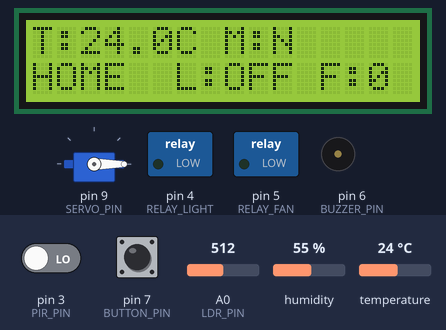
Recording of a sketch running on a simulated Arduino Uno, built with avr-gcc and run on an emulated ATmega328P. On the bench: servo, 16×2 character LCD, switched loads named in the sketch (green lamp = pin HIGH), buzzer (waves = sounding). The test bench sets the inputs (shaded band); at power-on: pin 3 (PIR_PIN) LOW, pin 7 (BUTTON_PIN) HIGH, temperature 24 °C, A0 (LDR_PIN) = 512, humidity 55 %. What the sketch prints to the serial monitor is not drawn.

Above: at 2.7 s.
2.8 s: pin 3 (PIR_PIN) driven HIGH
At 4.3 s:
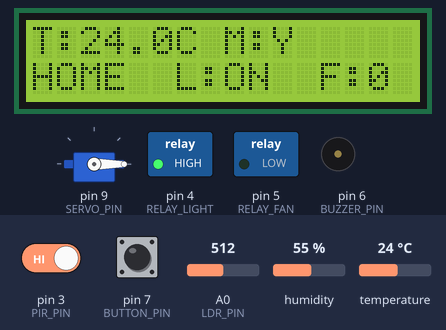
4.6 s: pin 7 (BUTTON_PIN) pulled LOW for 0.15 s
At 5.9 s:
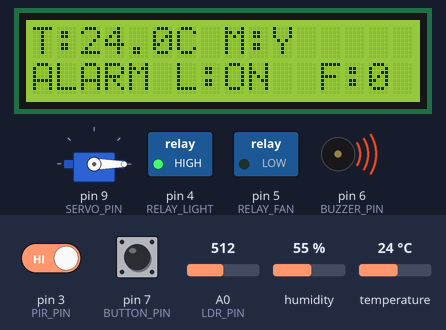
6.4 s: pin 3 (PIR_PIN) driven LOW
At 7.3 s:
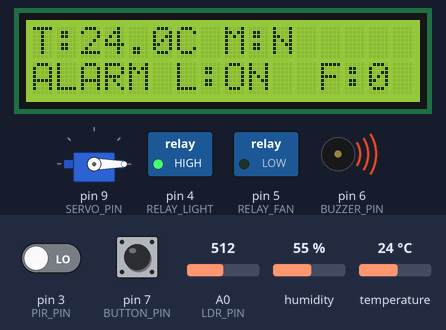
7.9 s: pin 7 (BUTTON_PIN) pulled LOW for 1 s
At 8.6 s:
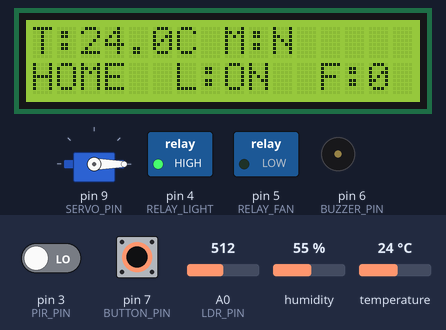
13.0 s: pin 7 (BUTTON_PIN) pulled LOW for 0.15 s
At 14.2 s:
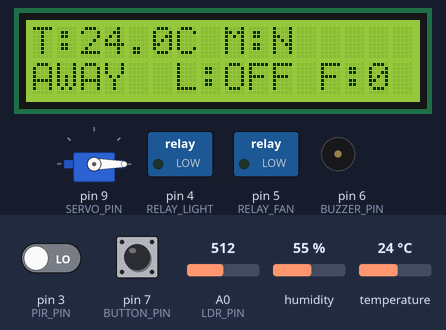
14.6 s: temperature set to 12 °C
At 17.3 s:
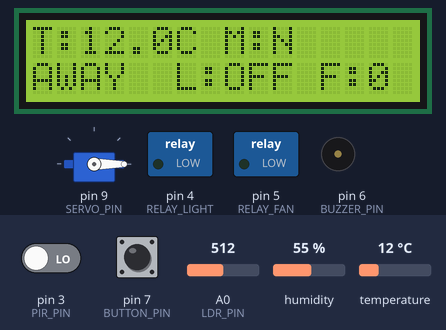
Timing chart, 0 to 18.8 s (numbered marks = the images above; inputs shaded):
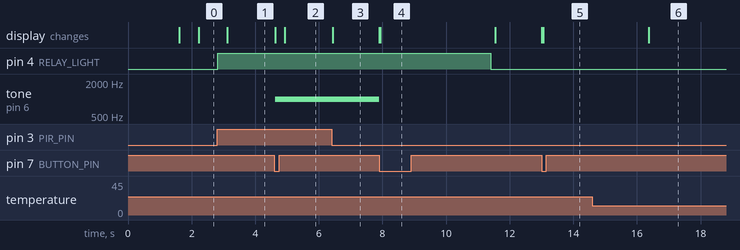

Measured:
- after the input at 2.8 s, pin 4 (RELAY_LIGHT): LOW → HIGH at once; the display: changes after 0.32 s (image 1)
- after the input at 4.6 s, tone on pin 6 (BUZZER_PIN): silent → 1000 Hz at once; the display: first changes at once (image 2 shows a later state)
- after the input at 6.4 s, the display: changes at once (image 3)
- after the input at 7.9 s, pin 4 (RELAY_LIGHT): HIGH → LOW after 3.5 s; tone on pin 6 (BUZZER_PIN): 1000 Hz → silent at once; the display: first changes at once (image 4 shows a later state)
- after the input at 13.0 s, the display: first changes at once (image 5 shows a later state)
- after the input at 14.6 s, the display: changes after 1.8 s (image 6)

The sketch:

smart_home.ino
```cpp
#include <Arduino.h>
#include <Wire.h>
#include <LiquidCrystal_I2C.h>
#include <DHT.h>
#include <Servo.h>

// ---------- PIN MAP (change to match your diagram.json / circuit.md) ----------
#define DHT_PIN     2
#define PIR_PIN     3
#define RELAY_LIGHT 4
#define RELAY_FAN   5
#define BUZZER_PIN  6
#define BUTTON_PIN  7
#define LDR_PIN     A0
#define SERVO_PIN   9      // servo acts as the rotating fan

#define DHT_TYPE    DHT22      // use DHT11 if your diagram uses DHT11

// ---------- SETTINGS ----------
#define LCD_ADDR        0x27   // try 0x3F if the LCD stays blank
#define TEMP_THRESHOLD  30.0   // fan ON above this (deg C)
#define LDR_THRESHOLD   500    // light level split between dark and bright
#define LDR_DARK_IS_HIGH 1    // set to 1 if your LDR reads HIGH in the dark
#define RELAY_ON        HIGH
#define RELAY_OFF       LOW
#define LIGHT_HOLD_MS   5000   // keep light on this long after last motion

enum Mode { HOME, AWAY, ALARM };

DHT dht(DHT_PIN, DHT_TYPE);
LiquidCrystal_I2C lcd(LCD_ADDR, 16, 2);
Servo fanServo;
int fanAngle = 0;
int fanStep = 6;
unsigned long lastFanMove = 0;

Mode mode = HOME;
float temperature = 0;
bool motion = false;
bool lightOn = false;
bool fanOn = false;

unsigned long lastMotion = 0;
unsigned long lastDht = 0;
unsigned long lastLcd = 0;
unsigned long lastBtn = 0;
bool lastBtnState = HIGH;

bool isDark() {
  int v = analogRead(LDR_PIN);
#if LDR_DARK_IS_HIGH
  return v > LDR_THRESHOLD;
#else
  return v < LDR_THRESHOLD;
#endif
}

void setLight(bool on) {
  lightOn = on;
  digitalWrite(RELAY_LIGHT, on ? RELAY_ON : RELAY_OFF);
}

void setFan(bool on) {
  fanOn = on;
  digitalWrite(RELAY_FAN, on ? RELAY_ON : RELAY_OFF);
}

// Sweeps the servo back and forth while the fan is ON (visual "rotation")
void animateFan() {
  if (!fanOn) return;
  if (millis() - lastFanMove < 20) return;
  lastFanMove = millis();
  fanAngle += fanStep;
  if (fanAngle >= 180 || fanAngle <= 0) {
    fanStep = -fanStep;
    fanAngle = constrain(fanAngle, 0, 180);
  }
  fanServo.write(fanAngle);
}

void handleButton() {
  bool state = digitalRead(BUTTON_PIN);
  if (state == LOW && lastBtnState == HIGH && millis() - lastBtn > 250) {
    lastBtn = millis();
    if (mode == HOME)       mode = AWAY;
    else                    mode = HOME;   // AWAY or ALARM -> HOME
    noTone(BUZZER_PIN);
    if (mode == AWAY) setLight(false);
    lcd.clear();
    Serial.print("Mode: ");
    Serial.println(mode == HOME ? "HOME" : "AWAY");
  }
  lastBtnState = state;
}

void updateLcd() {
  lcd.setCursor(0, 0);
  lcd.print("T:");
  if (isnan(temperature)) lcd.print("--.-");
  else lcd.print(temperature, 1);
  lcd.print("C M:");
  lcd.print(motion ? "Y" : "N");
  lcd.print(" ");

  lcd.setCursor(0, 1);
  if (mode == HOME)       lcd.print("HOME ");
  else if (mode == AWAY)  lcd.print("AWAY ");
  else                    lcd.print("ALARM");
  lcd.print(" L:");
  lcd.print(lightOn ? "ON " : "OFF");
  lcd.print(" F:");
  lcd.print(fanOn ? "1" : "0");
}

void setup() {
  Serial.begin(9600);

  pinMode(PIR_PIN, INPUT);
  pinMode(BUTTON_PIN, INPUT_PULLUP);
  pinMode(RELAY_LIGHT, OUTPUT);
  pinMode(RELAY_FAN, OUTPUT);
  pinMode(BUZZER_PIN, OUTPUT);

  setLight(false);
  setFan(false);

  fanServo.attach(SERVO_PIN);
  fanServo.write(0);
  dht.begin();
  lcd.init();
  lcd.backlight();
  lcd.setCursor(0, 0);
  lcd.print("Smart Home");
  lcd.setCursor(0, 1);
  lcd.print("Starting...");
  delay(1500);
  lcd.clear();

  Serial.println("Smart Home Automation started");
}

void loop() {
  handleButton();

  motion = digitalRead(PIR_PIN) == HIGH;
  if (motion) lastMotion = millis();

  // Read temperature every 2 seconds
  if (millis() - lastDht > 2000) {
    lastDht = millis();
    float t = dht.readTemperature();
    if (!isnan(t)) temperature = t;
    Serial.print("Temp: ");
    Serial.print(temperature);
    Serial.print(" C | Motion: ");
    Serial.print(motion);
    Serial.print(" | Dark: ");
    Serial.println(isDark());
  }

  switch (mode) {
    case HOME:
      // Light: motion recently detected AND dark
      if (isDark() && (millis() - lastMotion < LIGHT_HOLD_MS) && lastMotion != 0)
        setLight(true);
      else
        setLight(false);
      // Fan: temperature based
      setFan(temperature > TEMP_THRESHOLD);
      noTone(BUZZER_PIN);
      break;

    case AWAY:
      setLight(false);
      setFan(false);
      if (motion) {
        mode = ALARM;
        lcd.clear();
        Serial.println("INTRUSION! ALARM");
      }
      break;

    case ALARM:
      setLight(true);
      tone(BUZZER_PIN, 1000);
      break;
  }

  animateFan();

  if (millis() - lastLcd > 300) {
    lastLcd = millis();
    updateLcd();
  }
}
```
